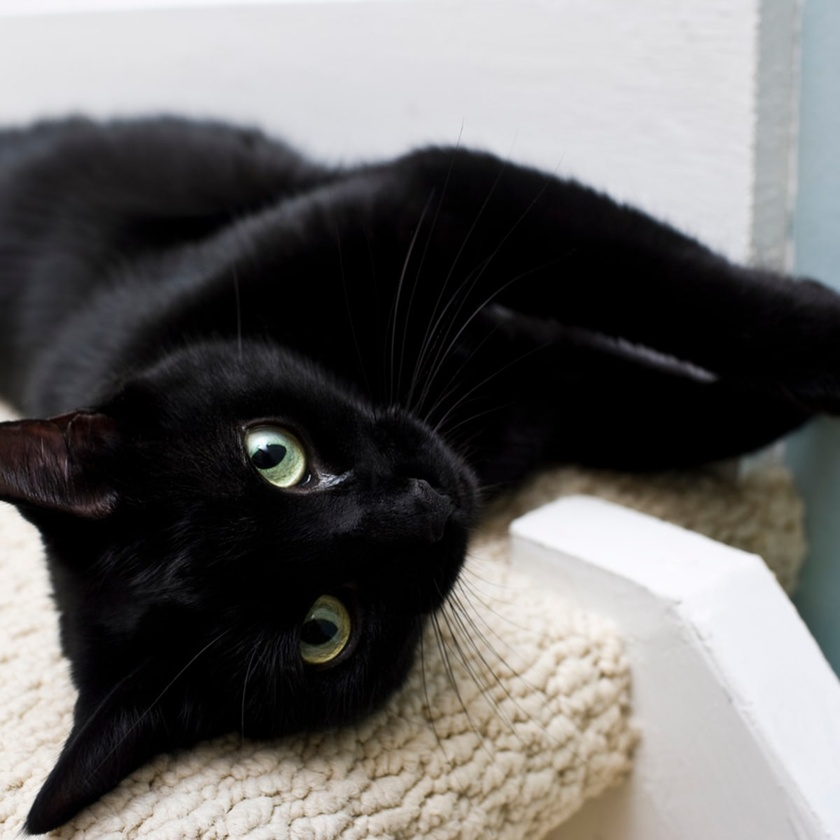
#> input picture Com_Vi/Week06/bb.jpg, 840 x 840 px, shrunk from 1200 x 1200 before the run
$ python lab06_1.py
#> lines starting #> are read from the running program, lines starting #| are printed output that depends on the picture
import numpy as np
import matplotlib.pyplot as plt
import cv2

def add_gaussian_noise(image, mean=0, sigma=25):
    row, col, ch = image.shape
    gauss = np.random.normal(mean, sigma, (row, col, ch))
    noisy = np.clip(image + gauss, 0, 255)
    return noisy.astype(np.uint8)

image = cv2.imread('bb.jpg')
#> image is the input picture: shape (840, 840, 3); mean B, G, R 101.6, 102.7, 104.4
image = cv2.cvtColor(image, cv2.COLOR_BGR2RGB)

# Define mean and sigma values
mean_values = [0, 10, 50]
sigma_values = [10, 25, 50]

# Set up the figure with subplots
fig, axs = plt.subplots(len(mean_values), len(sigma_values), figsize=(15, 10))

# Display the original image
axs[0, 0].imshow(image)
axs[0, 0].set_title("Original Image")
axs[0, 0].axis('off')

# Apply and display noisy images for each mean and sigma
index = 1
for i, mean in enumerate(mean_values):
    for j, sigma in enumerate(sigma_values):
        noisy_image = add_gaussian_noise(image, mean, sigma)
        axs[i, j].imshow(noisy_image)
        axs[i, j].set_title(f"Mean={mean}, Sigma={sigma}")
        axs[i, j].axis('off')
#> this loop made 3 passes
#> pass 1, in add_gaussian_noise (call 2), `gauss = np.random.normal(mean, sigma, (row, col, ch))`:
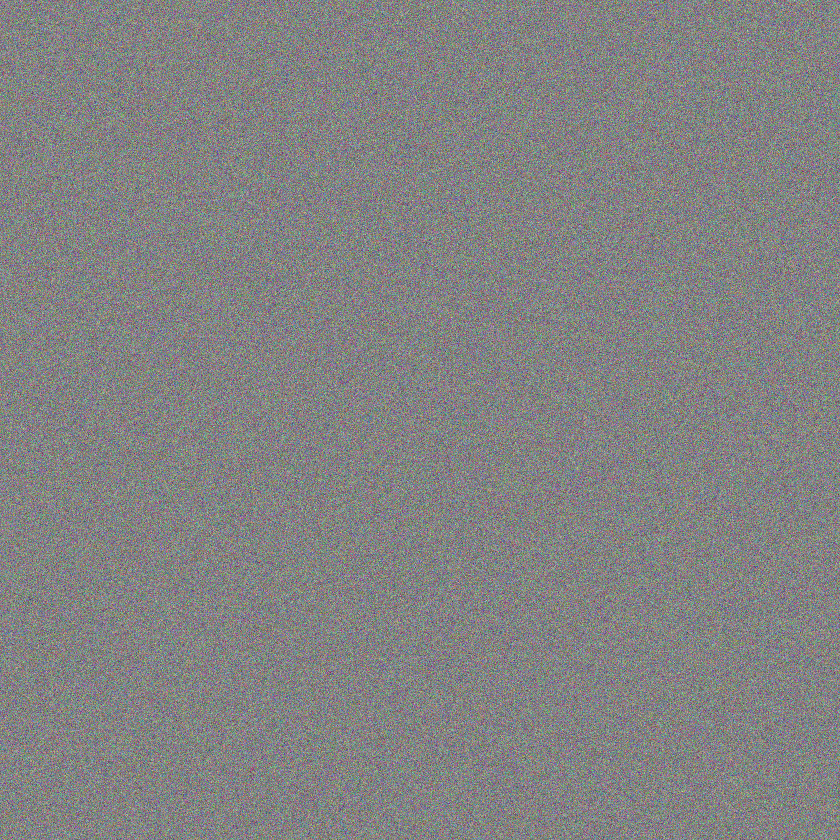
#> gauss: shape (840, 840, 3) float64; mean of channels 0, 1, 2 0, 0, 0; drawn with min black and max white
#> pass 1, in add_gaussian_noise (call 3), `gauss = np.random.normal(mean, sigma, (row, col, ch))`:
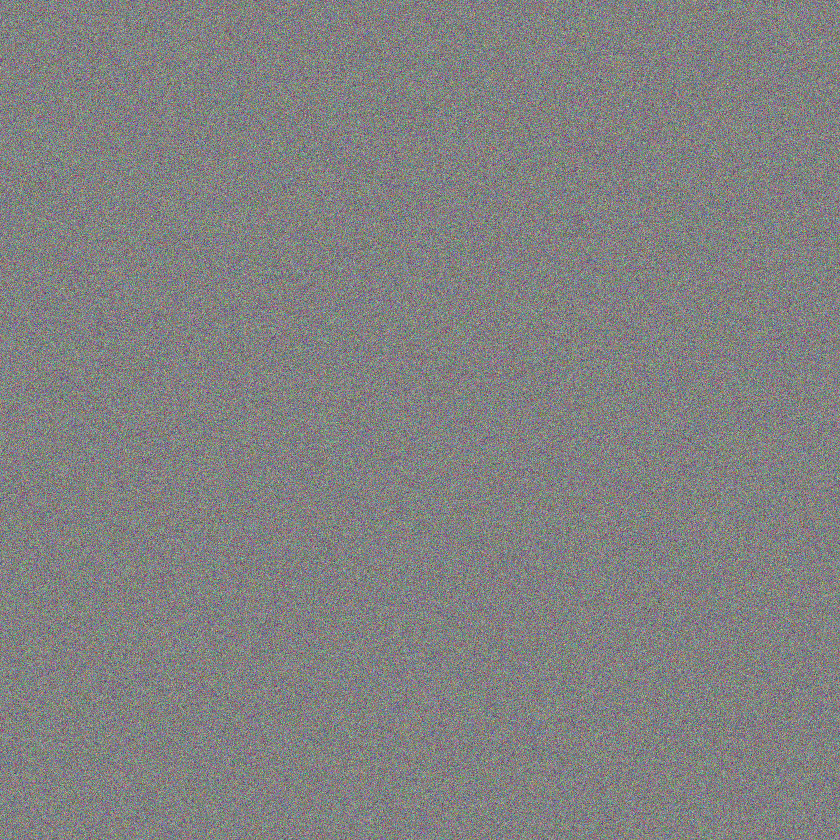
#> gauss: shape (840, 840, 3) float64; mean of channels 0, 1, 2 -0.1, 0.1, 0.1; drawn with min black and max white

plt.tight_layout()
plt.show()
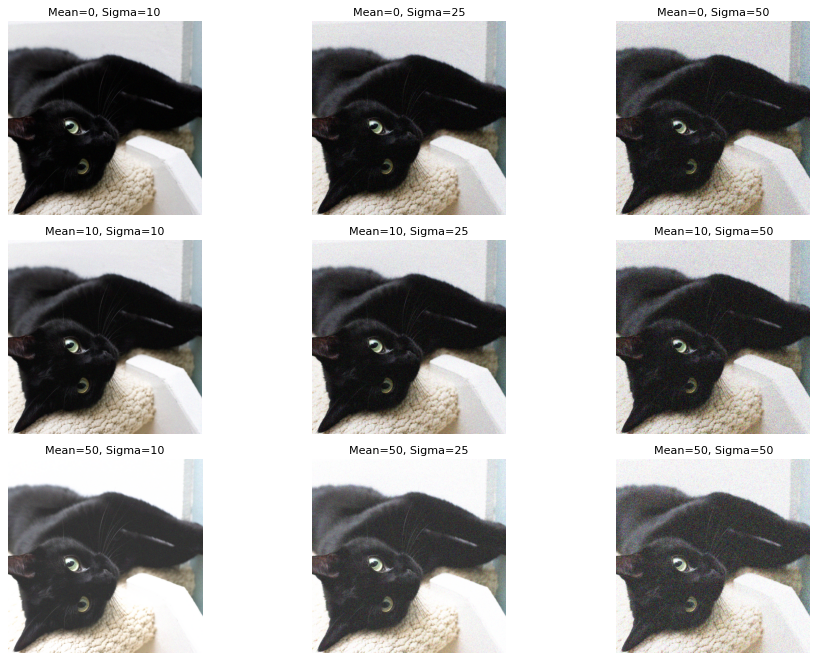
#> figure drawn by matplotlib, 9 panels

$ run again, with Com_Vi/Week06/BC.jpeg copied over Com_Vi/Week06/bb.jpg
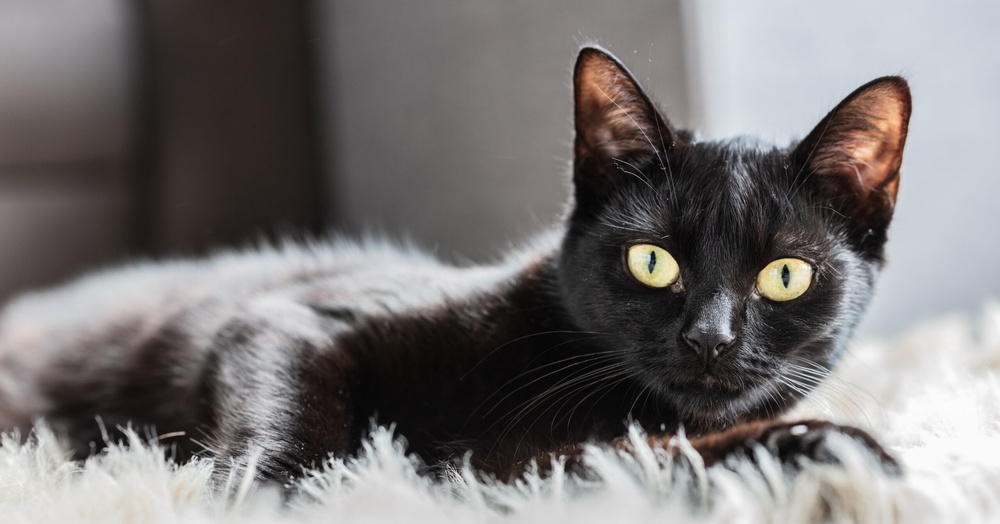
#> input picture Com_Vi/Week06/BC.jpeg, 1000 x 524 px, shrunk from 2560 x 1341 before the run
#> image is the input picture: shape (524, 1000, 3); mean B, G, R 116.2, 116.4, 119.8
#> the loop `for i, mean in enumerate(mean_values):` made 3 passes
#> pass 1, in add_gaussian_noise (call 2), `noisy = np.clip(image + gauss, 0, 255)`:
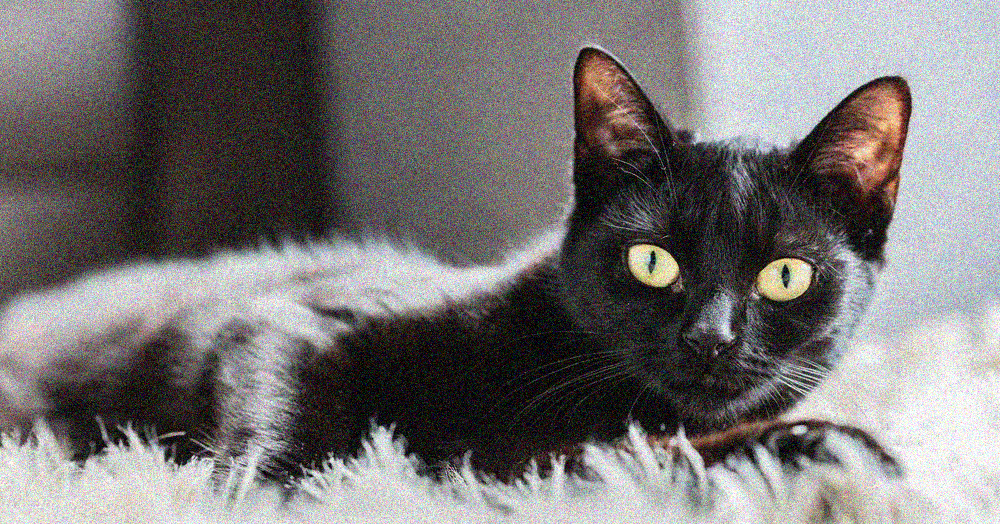
#> noisy: shape (524, 1000, 3) float64; mean R, G, B 120, 116.8, 116.5
#> pass 1, in add_gaussian_noise (call 3), `gauss = np.random.normal(mean, sigma, (row, col, ch))`:
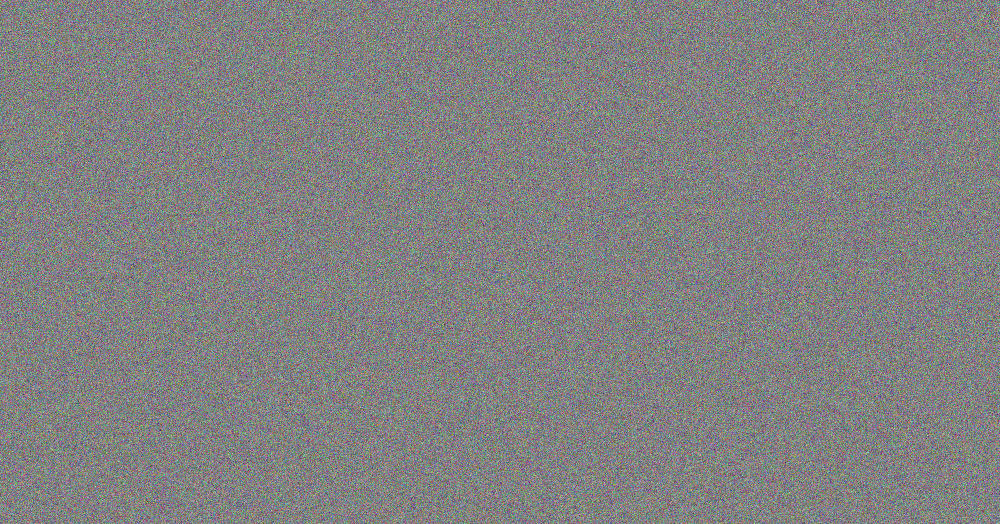
#> gauss: shape (524, 1000, 3) float64; mean of channels 0, 1, 2 0, 0.1, 0; drawn with min black and max white
